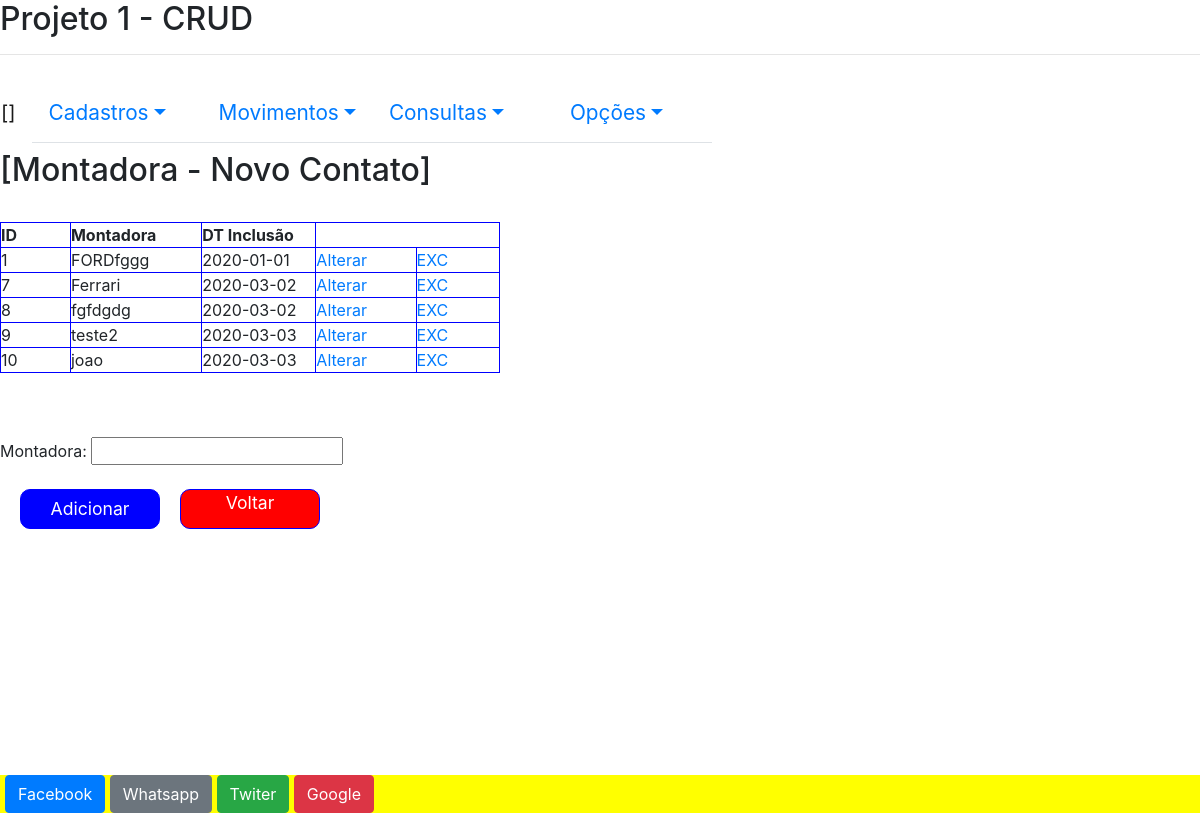
/NVMontadora.php, run on the app's committed database.
### tables this page shows
CREATE TABLE `tbmontadora` (
  `id` int(6) NOT NULL,
  `nomeMontadora` varchar(30) NOT NULL,
  `dt_inclusao` date DEFAULT NULL
);

### include/aTabMontadora.php (the view, shortened to what this page needs)
<?php
    $parametro = filter_input( INPUT_GET, "parametro");
    $tabela  = "tbmontadora";
    if ($parametro) {
        $sql     = "select * from {$tabela} where nome like '$parametro%' order by id";
    } else {
        $sql = "select * from {$tabela} order by id";
    }
    $mysqllink = new mysqli( $server, $usuario, $senha, $banco);
    if( $mysqllink->connect_error) {
        die( "erro conexÃ£o: " . $mysqllink->connct_error);
    } else {
        $dados = $mysqllink->query( $sql);
        $linha = $dados->fetch_assoc();
        $total = $dados->num_rows;
        if( $total ){
            do {
            ?>
                <tr>
                    <td><?php echo $linha['id'] ?></td>
                    <td><?php echo $linha['nomeMontadora'] ?></td>
                    <td><?php echo $linha['dt_inclusao'] ?></td>
<td><a href="<?php echo "ALTMontadora.php?id=" . $linha['id'] . "&nomeMontadora=" . $linha[ 'nomeMontadora'] ?>">Alterar</a></td>
<td><a href="<?php echo "excluirMontadora.php?id=" . $linha['id']?>">EXC</a></td>
                </tr>
            <?php
            } while($linha = $dados->fetch_assoc());
        }
    }
?>

### css/projeto1.css (style rules this page uses)
* { margin: 0px; padding: 0px; height: auto; width: auto; }
table, th, td { border: 1px solid blue; width: 500px; height: auto; }

### data on the page
tbmontadora: id "1", nomeMontadora "FORDfggg", dt_inclusao "2020-01-01"
tbmontadora: id "7", nomeMontadora "Ferrari", dt_inclusao "2020-03-02"
tbmontadora: id "8", nomeMontadora "fgfdgdg", dt_inclusao "2020-03-02"
tbmontadora: id "9", nomeMontadora "teste2", dt_inclusao "2020-03-03"
tbmontadora: id "10", nomeMontadora "joao", dt_inclusao "2020-03-03"
